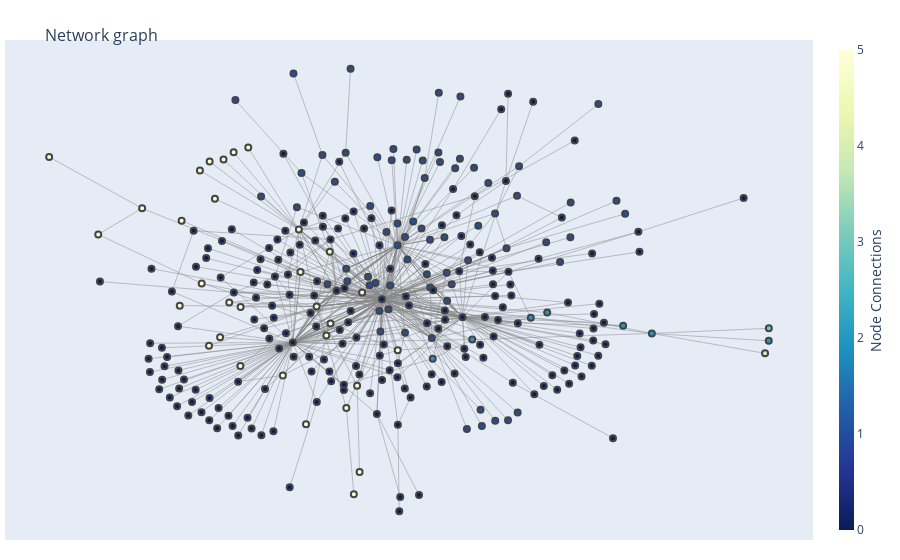

Here is the notebook cell this chart was saved with:
### Markdown cell above
## TODO:
- Build vis that shows clusters

### Code cell
a_graph = graph_generator.scale_free(300).to_undirected()
cluster_assignm = cluster_graph(a_graph, 6)
plot_nx_graph(a_graph, cluster_assignm, cluster_assignm)

### Figure 1 — Plotly figure (JSON) as saved in the notebook; plotly's stock layout.template omitted (floating-point values rounded to 4 significant figures; data arrays with more than 128 entries replaced by an {"elided": "..."} marker saying what was removed)
{"data": [{"hoverinfo": "none", "line": {"color": "#888", "width": 0.5}, "mode": "lines", "type": "scatter", "x": {"elided": "2070 float values"}, "y": {"elided": "2070 float values"}}, {"hoverinfo": "text", "marker": {"color": {"elided": "300 int values"}, "colorbar": {"thickness": 15, "title": {"side": "right", "text": "Node Connections"}, "xanchor": "left"}, "colorscale": [[0.0, "rgb(255,255,217)"], [0.125, "rgb(237,248,177)"], [0.25, "rgb(199,233,180)"], [0.375, "rgb(127,205,187)"], [0.5, "rgb(65,182,196)"], [0.625, "rgb(29,145,192)"], [0.75, "rgb(34,94,168)"], [0.875, "rgb(37,52,148)"], [1.0, "rgb(8,29,88)"]], "line": {"width": 2}, "reversescale": true, "showscale": true}, "mode": "markers", "text": {"elided": "300 str values"}, "type": "scatter", "x": {"elided": "300 float values"}, "y": {"elided": "300 float values"}}], "layout": {"hovermode": "closest", "margin": {"b": 20, "l": 5, "r": 5, "t": 40}, "showlegend": false, "title": {"font": {"size": 16}, "text": "<br>Network graph"}, "xaxis": {"showgrid": false, "showticklabels": false, "zeroline": false}, "yaxis": {"showgrid": false, "showticklabels": false, "zeroline": false}}}
